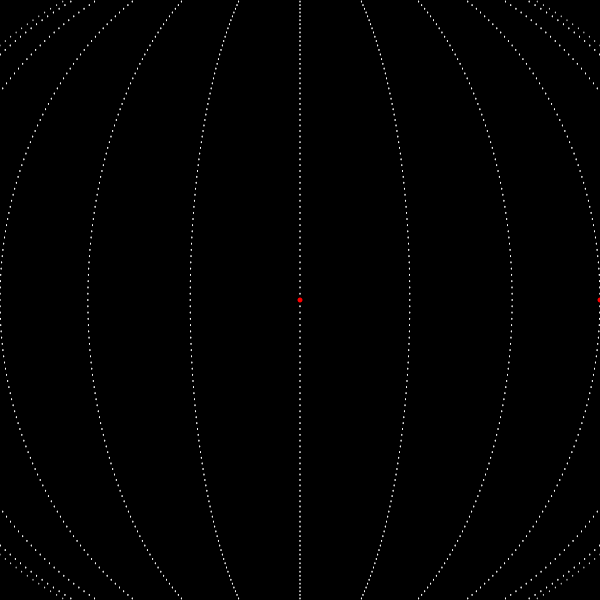
Frame 1 (no input)
Frame 60 (the mouse pressed at the canvas centre just before this capture): identical to frame 1, image omitted
Frame 120 (the mouse held since frame 60 and released just before this capture): identical to frame 1, image omitted

The Processing sketch that drew this single still picture (run headless with seeded random() and noise(); from frame 60 on, the mouse is pressed at the canvas centre):

// Processing sketch: funcionGEOtoXYZ
// ── funcionGEOtoXYZ.pde
Coordenadas c;
void setup(){
  size(600,600);
  background(0);
}
void draw(){
  c = new Coordenadas(300);
  background(0);
  noStroke();
  pushMatrix();
  translate(width/2, height/2);
  for(int lat = -90; lat < 90; lat++){
    for(int lon = -180; lon < 180; lon+=15){
      PVector punto = c.GEOtoXYZ(lat,lon);
      PVector representacion = c.isometriaAngulo(punto.x, punto.z, punto.y, 0);
      if(lat == 0 && lon ==0){
        fill(255,0,0);
        ellipse(representacion.x, representacion.y,5,5);
      }else 
      if(lat == 89 && lon ==179){
        fill(255,0,255);
        ellipse(representacion.x, representacion.y,5,5);
      }else {
        fill(255);
        ellipse(representacion.x, representacion.y,1,2);
      }
    }
  }
  //center
  fill(255,0,0);
  ellipse(0,0,5,5);
  popMatrix();
}
// ── Coordenas.pde
class Coordenadas {
  
  float radio;
  
  Coordenadas(float radio){
    this.radio = radio;
  }
  
  PVector GEOtoXYZ(float latitud, float longitud) {
    float hr = cos(-latitud*(PI/180))*radio;
    PVector cordCartesianas = 
      new PVector (
        sin(longitud*(PI/180))*hr, 
        sin(-latitud*(PI/180))*radio, 
        cos(longitud*(PI/180))*hr
      );
    return cordCartesianas;
  }


  PVector XYZtoGEO(PVector cartesiano) {
    PVector Geo = new PVector(
    //lat
    asin(cartesiano.y/radio)/(PI/180)
    ,//long 
    asin(cartesiano.x/cartesiano.z)/(PI/180)
    );
    return Geo;
  }
  
  
  //Funcion de Isometria, retorna un par ordenado dada una triada
    PVector isometriaAngulo(float x, float y, float z){
      float ry = 0.0;
        PVector coordenadas2d = new PVector(y - x, -0.6*(x*ry + y*ry - 2*z));
        return coordenadas2d;
    }

    PVector isometriaAngulo(float x, float y, float z, float ang){
      float angulo = ang*(PI/180);
      float p1 = ((cos(angulo)*x) - (sin(angulo)*y));
      float p2 = (sin(angulo)*x) + (cos(angulo)*y);
      float p3 = z;
        PVector isor = isometriaAngulo(p1 , p2 , p3);
        return isor;
    }
  
}
